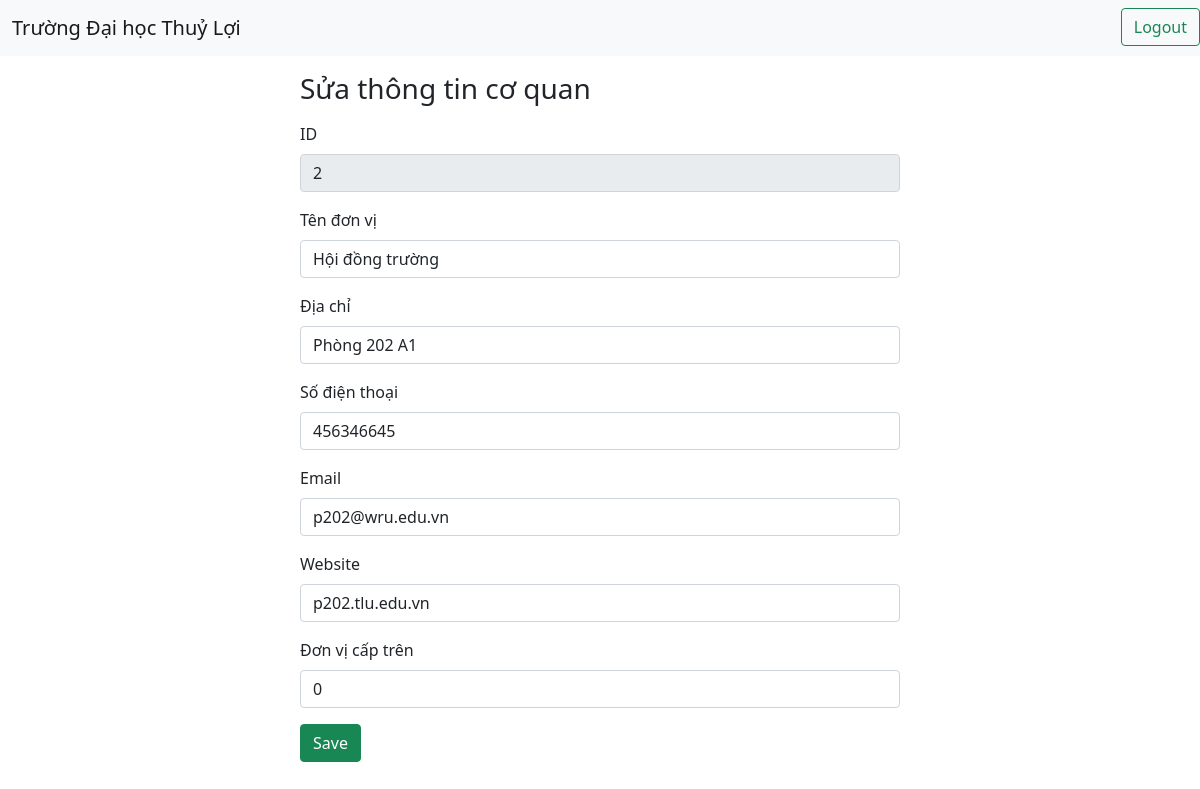
The app's page /admin/editCoquan.php?id_Dvi=2 with its own data.
### tables this page shows
CREATE TABLE `coquan` (
  `id_Dvi` int(11) NOT NULL,
  `tenDvi` varchar(50) NOT NULL,
  `diaChi` varchar(50) NOT NULL,
  `sdt` int(11) NOT NULL,
  `email` varchar(50) NOT NULL,
  `website` varchar(50) NOT NULL,
  `parent_idDvi` int(11) DEFAULT NULL
);

### admin/editCoquan.php (the view, shortened to what this page needs)
<?php
    include("config/db.php");
    include("template/header.php");
    $id_can_sua = $_GET['id_Dvi'];
    $sql = "select * FROM coquan WHERE id_Dvi=$id_can_sua";
    $result = mysqli_query($conn,$sql);
    $row = mysqli_fetch_assoc($result);
?>
<h3 style="max-width:50%;margin : 1rem auto;">Sửa thông tin cơ quan</h3>
<form action="" method="post" style="max-width:50%;margin : 1rem auto;">
  <div class="mb-3">
    <label class="form-label">ID</label>
    <input type="text" class="form-control" value="<?php echo $row['id_Dvi']; ?>" name="txtId" disabled>
  </div>
  <div class="mb-3">
    <label class="form-label">Tên đơn vị</label>
    <input type="text" class="form-control" value="<?php echo $row['tenDvi']; ?>" name="txtTen">
  </div>
  <div class="mb-3">
    <label class="form-label">Địa chỉ</label>
    <input type="text" class="form-control" value="<?php echo $row['diaChi']; ?>" name="txtDiachi">
  </div>
  <div class="mb-3">
    <label class="form-label">Số điện thoại</label>
    <input type="text" class="form-control" value="<?php echo $row['sdt']; ?>" name="txtSdt">
  </div>
  <div class="mb-3">
    <label class="form-label">Email</label>
    <input type="email" class="form-control" value="<?php echo $row['email']; ?>" name="txtEmail">
  </div>
  <div class="mb-3">
    <label class="form-label">Website</label>
    <input type="text" class="form-control" value="<?php echo $row['website']; ?>" name="txtWebsite">
  </div>
  <div class="mb-3">
    <label class="form-label">Đơn vị cấp trên</label>
    <input type="text" class="form-control" value="<?php echo $row['parent_idDvi']; ?>" name="txtParentid">
  </div>
  <input type="submit" name="btnEditCoquan" value="Save" class="btn btn-success">
</form>

### records on screen
coquan: txtId "2", txtTen "Hội đồng trường", txtDiachi "Phòng 202 A1", txtSdt "456346645", txtEmail "p202@wru.edu.vn", txtWebsite "p202.tlu.edu.vn", txtParentid "0"
